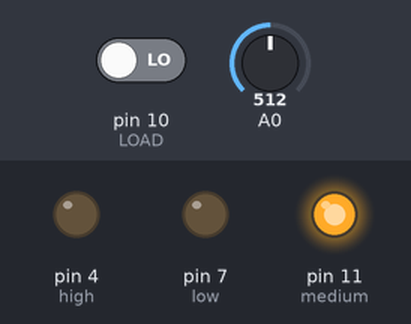
The sketch below on a simulated Arduino Uno, built with avr-gcc and run on an emulated ATmega328P. On the bench: output pins drawn as LEDs (lit = HIGH). The inputs (shaded band) are chosen by the test bench; at power-on: A0 = 512, pin 10 (LOAD) LOW. What the sketch prints to the serial monitor is not drawn.

Above: at 1.2 s.
1.3 s: A0 set to 553
2.8 s: A0 set to 574
At 3.8 s:
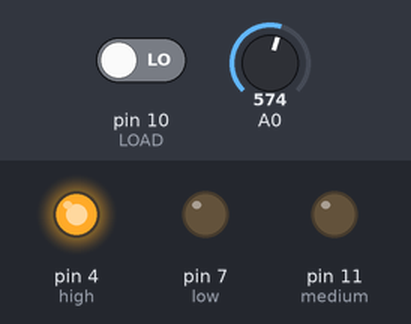
4.3 s: A0 set to 0
At 7.2 s:
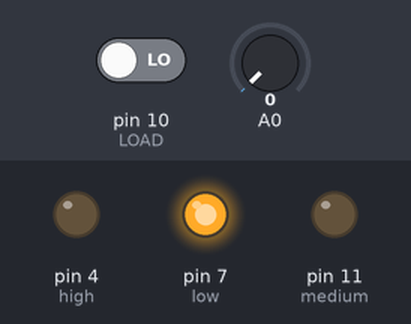
7.3 s: A0 set to 521
8.8 s: A0 set to 549
At 9.5 s:
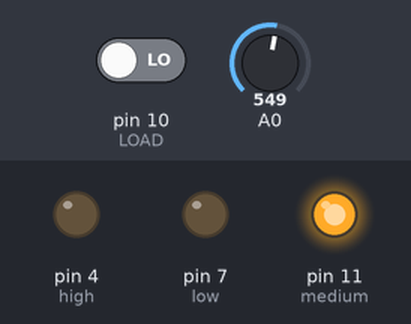
10.3 s: A0 set to 716
At 10.7 s:
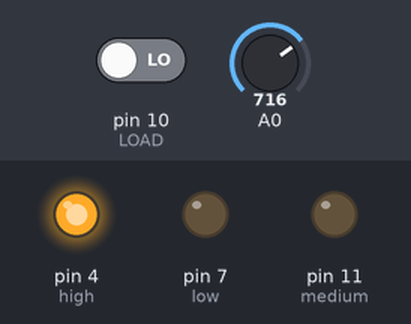
Timing chart, 0 to 12.8 s (numbered marks = the images above; inputs shaded):
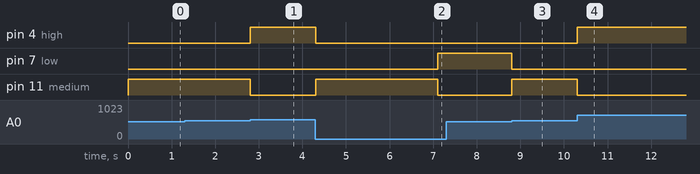

The sketch:

VoluLight_Friend.ino
```cpp
//pins
enum LP {high = 4, low = 7, medium = 11}; //light pins
const int MIC = 14; //needs to be analog capable
enum BP {POWER = 0, GROUND, LOAD = 10}; // button/switch pins

//other
enum debug {sp = true, dly = true, /*dl = 200,*/ vt = false}; //sp - serial print, dly - delay, dl - delay length, vt - variable testing
enum settings {nl = 532, nh = 565, hl = 565, hh = 690, dl = 900}; // normal low, normal high, high low, high high, for length, delay length

//other variables
int cycleCount; // Keeps track of delay time


struct threshold
{
  unsigned int high : 11;
  unsigned int low : 11;
};

struct modes
{
  threshold high, normal, current; // the high/presenter mode, normal mode, and what the current threshold is
  //volatile threshold temp;
  // volatile bool nc; //new current
} ala; // ala modes


void ModeShift()
{

  //check BP LOAD
  // auto mode = digitalRead(LOAD);

  //assign ala.current thresholds
  digitalWrite(high, HIGH);
  digitalWrite(low, HIGH);

  if (digitalRead(LOAD) == HIGH)
  {
    ala.current.high = ala.high.high;
    ala.current.low = ala.high.low;
  }
  else
  {
    ala.current.high = ala.normal.high;
    ala.current.low = ala.normal.low;
  }
}

// Check whether light is high, low, or medium
LP PickLight(int volume, threshold limits)
{
  if (volume > limits.high)
  {
    cycleCount = 0;
    return high;
  }
  else if (volume < limits.low && cycleCount > dl)
  {
    return low;
  }
  else
  {
    if (volume >= limits.low)
    {
      cycleCount = 0;
    }

    return medium;
  }
}

// Use parameter value to determine which light to turn on
void SwitchLights(LP pick) //pass picklight to SwitchLights
{
  switch (pick)
  {
    case high:
      digitalWrite(high, HIGH);
      digitalWrite(medium, LOW);
      digitalWrite(low, LOW);
      break;
    case medium:
      digitalWrite(high, LOW);
      digitalWrite(medium, HIGH);
      digitalWrite(low, LOW);
      break;
    case low:
      digitalWrite(high, LOW);
      digitalWrite(medium, LOW);
      digitalWrite(low, HIGH);
      break;
    default:
      digitalWrite(high, HIGH);
      digitalWrite(medium, HIGH);
      digitalWrite(low, HIGH);
  }
}

void checkToggle()
{
  if (digitalRead(LOAD) == HIGH)
  {
    ala.current.high = ala.high.high;
    ala.current.low = ala.high.low;
  }
  else
  {
    ala.current.high = ala.normal.high;
    ala.current.low = ala.normal.low;
  }
}

/*int Sample(threshold limits)
  {
  // DEBUG
  if (sp == true)
  {
    Serial.println("GetAverage starts");
  }

  int SMax = 0; //sampled max
  int volume;
  for (short fv = 0; fv <= fl; fv++)
  {
    volume = analogRead(MIC);
    if (SMax < volume)
    {
      SMax = volume;
      if(volume > limits.low)
      {
        delay(10);
      }
    }

    // DEBUG
    if (sp == true)
    {
      Serial.println(volume);
    }
  }

  if (digitalRead(LOAD) == HIGH)
  {
    ala.current.high = ala.high.high;
    ala.current.low = ala.high.low;
  }
  else
   {
    ala.current.high = ala.normal.high;
    ala.current.low = ala.normal.low;
   }

  if (sp == true)
  {

    Serial.println("Sample ends");
    delay(dl);
  }

  return SMax;
  }*/

void setup() {

  //serial
  if (sp == true)
  {
    Serial.begin(9600);
  }

  Serial.begin(9600);


  //set thresholds
  ala.high.high = hh;
  ala.high.low = hl;

  ala.normal.high = nh;
  ala.normal.low = nl;

  ala.current.high = ala.normal.high;
  ala.current.low = ala.normal.low;

  // set cycle
  cycleCount = 0;

  //set pins
  pinMode(high, OUTPUT);
  pinMode(medium, OUTPUT);
  pinMode(low, OUTPUT);

  pinMode(LOAD, INPUT);
}

void loop() {

Serial.println(analogRead(A0));

  checkToggle();
  SwitchLights(PickLight(analogRead(A0), ala.current));

  if (cycleCount <= dl)
  {
    cycleCount++;
  }

  // DEBUG
  if (sp == true)
  {
    //Serial.println(volume);

    if (vt == true)
    {
      Serial.println(ala.current.high);
    }
  }
}
```

Measured:
- the behaviour switches between 565 and 566 on A0 (found by bisection; images 0 and 1)
- the behaviour switches between 531 and 532 on A0 (found by bisection; images 2 and 3)
- after the input at 2.8 s, pin 4 (high): LOW → HIGH at once; pin 11 (medium): HIGH → LOW at once
- after the input at 4.3 s, pin 4 (high): HIGH → LOW at once; pin 7 (low): LOW → HIGH after 2.8 s; pin 11 (medium): LOW → HIGH at once, → LOW 2.8 s later
- after the input at 8.8 s, pin 7 (low): HIGH → LOW at once; pin 11 (medium): LOW → HIGH at once
- after the input at 10.3 s, pin 4 (high): LOW → HIGH at once; pin 11 (medium): HIGH → LOW at once
